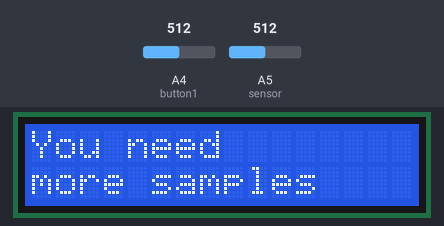
The sketch below on a simulated Arduino Uno, built with avr-gcc and run on an emulated ATmega328P. On the bench: 16×2 character LCD. Inputs (shaded band) come from the test bench; at power-on: A5 (sensor) = 512, A4 (button1) = 512. What the sketch prints to the serial monitor is not drawn.

Above: at 3.2 s.
3.3 s: A5 (sensor) set to 716
At 4.13 s:
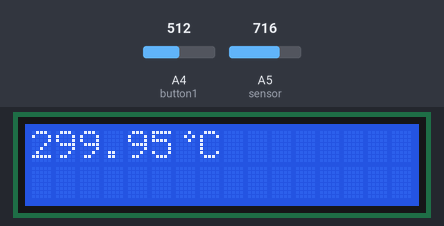
9.4 s: A5 (sensor) set to 900
At 10.46 s:
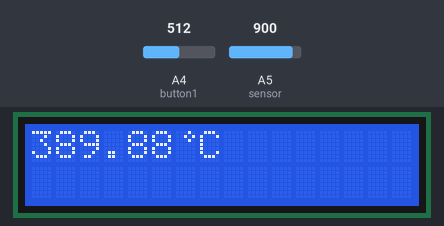
12.0 s: A5 (sensor) set to 1023
At 12.57 s:
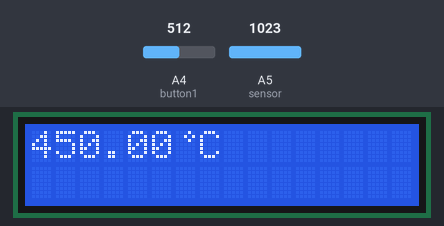
Timing chart, 0 to 15.0 s (numbered marks = the images above; inputs shaded):
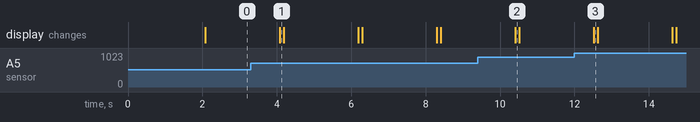

The sketch:

LCD_Temperature_meter.ino
```cpp
// C++ code
//
#include <LiquidCrystal.h>

byte dot[8] = {
	0b00010,
  	0b00101,
  	0b00010,
  	0b00000,
  	0b00000,
  	0b00000,
  	0b00000,
  	0b00000
};

int sensor = A5;
int button1 = A4;
int button2 = A3;

int rs = 12;
int en = 11;
int dArray[] = {5, 4, 3, 2};
LiquidCrystal lcd = LiquidCrystal(rs, en,
                                 dArray[0],
                                 dArray[1],
                                 dArray[2],
                                 dArray[3]);

void setup(){
  lcd.createChar(1, dot);
  Serial.begin(9600);
  lcd.begin(16,2);
  lcd.setCursor(6, 0);
  lcd.print("START");
  Serial.println("Start");
  delay(2000);
}

float getTemperature(){
  int sensorValue = analogRead(sensor);
  float mV = sensorValue / 1023.0 * 5.0 * 1000;
  float deg = (mV - 500) / 10;
  return deg;
}

int time = 0;
float memory[100];
int flick = 0;

void loop(){
  bool button1Pressed = analogRead(button1) - 1013;
  Serial.println(button1Pressed);
  lcd.clear();
  lcd.setCursor(0, 0);
  if(button1Pressed && time > 100){
    lcd.print("Avarage Temp: ");
    float sum = 0;
    for(int i = 0 ; i < 100 ; i++){
      sum += memory[i];
    }
    lcd.setCursor(0,1);
    lcd.print(sum / 100);
    lcd.write(byte(1));
  	lcd.print("C");
    for(;;){
    	if(analogRead(button1) - 1013) break;
    }
    lcd.clear();
  }
  if(button1Pressed && time < 100){
    lcd.clear();
    lcd.setCursor(0,0);
    lcd.print("You need");
    lcd.setCursor(0,1);
    lcd.print("more samples");
    delay(2000);
    lcd.clear();
  }
  time++;
  lcd.print(getTemperature());
  lcd.write(byte(1));
  lcd.print("C");
  memory[flick] = getTemperature();
  flick++;
  if(flick >= 100) flick = 0;
  delay(100);
}
  
```

Measured:
- after the input at 3.3 s, the display: changes after 0.78 s (image 1)
- after the input at 9.4 s, the display: changes after 1.0 s (image 2)
- after the input at 12.0 s, the display: changes after 0.52 s (image 3)
